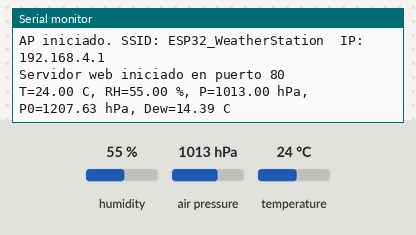
A sketch run on a simulated ESP32. On the bench: the last lines printed to the serial monitor. The test bench sets the inputs (shaded band); at power-on: humidity 55 %, air pressure 1013 hPa, temperature 24 °C.

Above: at 1.3 s.
1.4 s: humidity set to 22 %
At 2.7 s:
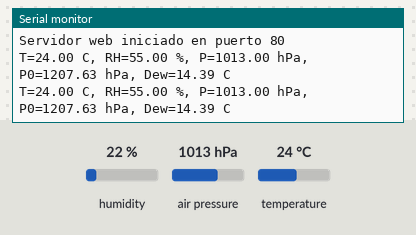
2.9 s: air pressure set to 952 hPa
At 4.3 s:
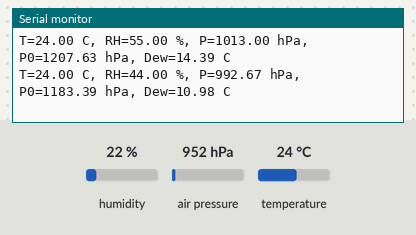
4.4 s: temperature set to 12 °C
5.9 s: air pressure set to 975 hPa
At 7.1 s:
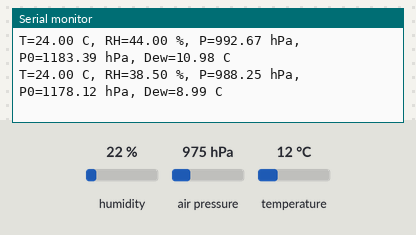
7.4 s: humidity set to 40 %
At 8.8 s:
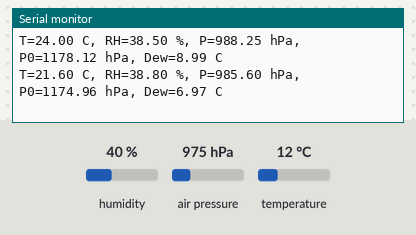
Timing chart, 0 to 9.9 s (numbered marks = the images above; inputs shaded):
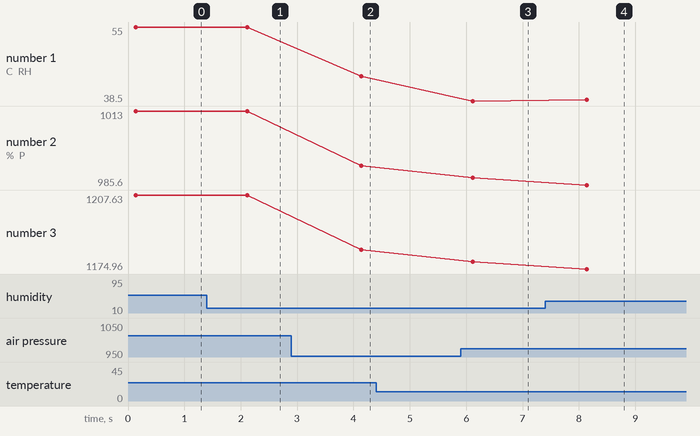

The sketch:

esp32_weather_station.ino
```cpp
/**
 * @file esp32_weather_station.ino
 * @brief Estación meteorológica básica con ESP32 que expone datos vía servidor web local.
 *
 * Este sketch implementa:
 *  - Lectura periódica de sensores ambientales:
 *      * DHT11: Temperatura y Humedad Relativa.
 *      * BMP180/BMP085: Presión atmosférica absoluta (I2C).
 *  - Cálculo de métricas derivadas:
 *      * Media Móvil Simple (SMA) para suavizado (temperatura, humedad y presión).
 *      * Punto de rocío (fórmula de Magnus).
 *      * Presión ajustada a nivel del mar (corrección barométrica).
 *  - Servidor HTTP (modo Access Point autónomo) con:
 *      * Página HTML (dashboard ligero con actualización cada 2 s).
 *      * Endpoint JSON: /data
 *  - Registro por puerto serie de las lecturas filtradas.
 *
 * ---------------------------------------------------------------------------
 * HARDWARE
 * ---------------------------------------------------------------------------
 *  - MCU: ESP32 (cualquier módulo con soporte WiFi).
 *  - Sensor DHT11:
 *       * DATA -> GPIO4 (definido por DHTPIN)
 *       * Alimentación 3V3 y resistencia pull-up típica (4.7K–10K) a DATA.
 *  - Sensor BMP180 / BMP085 (I2C):
 *       * SDA -> GPIO21
 *       * SCL -> GPIO22
 *       * Alimentación 3V3 (ver datasheet para VIN según módulo).
 *
 * ---------------------------------------------------------------------------
 * CONFIGURACIÓN CLAVE
 * ---------------------------------------------------------------------------
 *  ALTITUDE_METERS: Altitud del sitio de instalación (m) para corregir presión a nivel del mar.
 *  SAMPLE_INTERVAL: Periodo entre adquisiciones (ms).
 *  SMA_SIZE: Tamaño de ventana de la media móvil (suavizado).
 *  I2C_SDA / I2C_SCL: Pines usados para bus I2C.
 *  AP_SSID: Nombre de la red WiFi creada en modo Access Point.
 *
 * ---------------------------------------------------------------------------
 * FLUJO PRINCIPAL
 * ---------------------------------------------------------------------------
 *  setup():
 *    - Inicializa Serial, I2C, sensores y buffers SMA.
 *    - Inicia modo AP (sin contraseña por simplicidad).
 *    - Construye y registra handlers HTTP para:
 *        * "/"     -> Página HTML (dashboard).
 *        * "/data" -> JSON con últimas métricas calculadas.
 *
 *  loop():
 *    - Cada SAMPLE_INTERVAL ms:
 *        * Lee sensores (con manejo de fallos del DHT).
 *        * Convierte presión de Pa a hPa.
 *        * Actualiza buffers circulares y recalcula medias (SMA).
 *        * Calcula punto de rocío y presión a nivel del mar.
 *        * Emite resumen por Serial (lecturas suavizadas).
 *    - Atiende peticiones HTTP (server.handleClient()).
 *
 * ---------------------------------------------------------------------------
 * ENDPOINT /data (JSON)
 * ---------------------------------------------------------------------------
 *  {
 *    "temperature": <float °C SMA>,
 *    "humidity":    <float % SMA>,
 *    "pressure":    <float hPa SMA>,
 *    "pressure_sea":<float hPa corregida a nivel del mar>,
 *    "dew_point":   <float °C>,
 *    "uptime":      <segundos desde arranque>
 *  }
 *
 * ---------------------------------------------------------------------------
 * CÁLCULOS
 * ---------------------------------------------------------------------------
 *  Media Móvil Simple (SMA):
 *     sma = (Σ lectura_i) / N
 *
 *  Punto de rocío (Magnus-Tetens):
 *     γ = (a*T)/(b+T) + ln(RH/100)
 *     Td = (b*γ)/(a-γ)
 *     (a=17.27, b=237.7)
 *
 *  Presión a nivel del mar (aprox barométrica estándar):
 *     P0 = P / (1 - (altitud / 44330))^5.255
 *
 * ---------------------------------------------------------------------------
 * MANEJO DE ERRORES / LIMITACIONES
 * ---------------------------------------------------------------------------
 *  - Si el DHT11 falla (NaN), se conserva el histórico previo (no se modifica el buffer).
 *  - Se invoca bmp.begin() en setup; en cada ciclo se vuelve a intentar si no hay lectura,
 *    aunque podría optimizarse evitando reinicializaciones repetidas.
 *  - No hay control de saturación ni validación de rangos físicos extremos.
 *  - AP sin password: para entorno real, agregar seguridad (WPA2).
 *
 * ---------------------------------------------------------------------------
 * POSIBLES MEJORAS
 * ---------------------------------------------------------------------------
 *  - Sustituir DHT11 por DHT22/SHT31 (mayor precisión).
 *  - Persistencia de configuraciones (SPIFFS/LittleFS/NVS).
 *  - Agregar autenticación básica para endpoints.
 *  - Soporte STA + AP concurrente (modo dual).
 *  - Compresión o minimización de la página web.
 *  - Migrar a AsyncWebServer para mayor eficiencia.
 *  - Promedios exponenciales (EMA) o filtros Kalman para suavizado avanzado.
 *  - Inclusión de timestamp NTP y envío a un broker MQTT.
 *  - Captive portal para configurar altitud y SSID.
 *
 * ---------------------------------------------------------------------------
 * USO RÁPIDO
 * ---------------------------------------------------------------------------
 *  1. Ajustar ALTITUDE_METERS según localización.
 *  2. Cargar sketch en el ESP32.
 *  3. Conectar a la red WiFi "ESP32_WeatherStation".
 *  4. Abrir en navegador la IP mostrada en Serial (típicamente 192.168.4.1).
 *
 * ---------------------------------------------------------------------------
 * NOTAS
 * ---------------------------------------------------------------------------
 *  - El dashboard se actualiza cada 2 s vía fetch().
 *  - El uptime se muestra en formato d HH:MM:SS si aplica.
 *  - Las primeras lecturas (antes de llenar la ventana SMA) usan menos muestras.
 *
 * ---------------------------------------------------------------------------
 * LICENCIA / USO
 * ---------------------------------------------------------------------------
 *  - Ejemplo educativo. Adaptar según necesidad del proyecto.
 *
 * ---------------------------------------------------------------------------
 * AUTORÍA / MANTENIMIENTO
 * ---------------------------------------------------------------------------
 *  - Crear un CHANGELOG y versión semántica si se amplía el proyecto.
 */
/*
  esp32_weather_station.ino
  Sketch para ESP32 que lee un sensor BMP180 (I2C) y sirve un dashboard web.
  Requisitos de librería (Arduino IDE Library Manager):
   - Adafruit BMP180 Library
   - Adafruit Unified Sensor

  Conexiones (I2C): SDA -> GPIO21, SCL -> GPIO22
*/
/*No poner atención a los errores de los #include en VS Code, son falsos positivos.
  Asegurarse de tener instaladas las librerías necesarias en Arduino IDE.*/
#include <WiFi.h>
#include <WebServer.h>
#include <Wire.h>
#include <Adafruit_BMP085.h>
#include "DHT.h"

// --------- CONFIGURACIÓN ----------

// Altitud del sensor en metros (para corrección a nivel del mar)
const float ALTITUDE_METERS = 1458; // ajustar según ubicación

// Intervalo de muestreo en ms
const unsigned long SAMPLE_INTERVAL = 2000;

// Tamaño media móvil (Muestras a tomar para hacer la media)
const int SMA_SIZE = 6;

// I2C pins (ESP32 típicos)
const int I2C_SDA = 21;
const int I2C_SCL = 22;

// --------- VARIABLES GLOBALES ----------
Adafruit_BMP085 bmp; // I2C (BMP180/BMP085 compatible)
// DHT configuration
#define DHTPIN 4      // Pin digital donde se conecta la línea de datos del DHT11
#define DHTTYPE DHT11
DHT dht(DHTPIN, DHTTYPE);
WebServer server(80);

unsigned long lastSample = 0;

/* buffers para SMA, son necesarios para calcular la media móvil
 estos buffers almacenan las últimas lecturas para calcular la media*/
float tempBuf[SMA_SIZE];
float humBuf[SMA_SIZE];
float presBuf[SMA_SIZE];
int bufIndex = 0;
int bufCount = 0;

// Variables para almacenar la media móvil
float smaTemp = 0, smaHum = 0, smaPres = 0;

String htmlPage = ""; // contenido de la página web (servido dinámicamente)

// ---------- FUNCIONES AUXILIARES ----------
// Esta función calcula la media móvil simple (SMA) con la expresión matemática
float computeSMA(float *buf, int count) {
  float s = 0.0;
  for (int i = 0; i < count; ++i) s += buf[i];
  return s / (float)count;
}

// Punto de rocío (Magnus) calculada con la expresión matemática
float dewPoint(float T, float RH) {
  // T en °C, RH en %
  const float a = 17.27;
  const float b = 237.7; // °C
  float gamma = (a * T) / (b + T) + log(RH / 100.0);
  float Td = (b * gamma) / (a - gamma);
  return Td;
}

// Presión al nivel del mar (approx) calculada con la expresión matemática
float pressureSeaLevel(float P, float altitude) {
  // P en hPa, altitude en metros
  return P / pow(1 - (altitude / 44330.0), 5.255);
}

// Construye página HTML simple con fetch para /data (data siendo el JSON como bate de datos)
//buildHTML sirve para generar el contenido HTML de la página web
String buildHTML() {
  String s = R"rawliteral(
<!DOCTYPE html>
<html>
<head>
  <meta charset="utf-8">
  <meta name="viewport" content="width=device-width, initial-scale=1">
  <title>Estación Meteorológica (ESP32)</title>
  <style>
    body{font-family: Arial, Helvetica, sans-serif; margin:20px}
    .card{border:1px solid #ddd;padding:12px;border-radius:8px;margin-bottom:10px}
    h1{font-size:1.4em}
    .val{font-size:1.6em;font-weight:700}
  </style>
</head>
<body>
  <h1>Estación Meteorológica - ESP32</h1>
  <div class="card">IP: <span id="ip">-</span></div>
  <div class="card">Temperatura: <span class="val" id="temp">-- °C</span></div>
  <div class="card">Humedad: <span class="val" id="hum">-- %</span></div>
  <div class="card">Presión: <span class="val" id="pres">-- hPa</span></div>
  <div class="card">Presión (nivel mar): <span class="val" id="pres0">-- hPa</span></div>
  <div class="card">Punto de rocío: <span class="val" id="dew">-- °C</span></div>
  <div class="card">Tiempo encendido: <span id="uptime">-</span></div>

<script>
async function update() {
  try {
    const res = await fetch('/data');
    const j = await res.json();
    document.getElementById('temp').textContent = j.temperature.toFixed(2) + ' °C';
    document.getElementById('hum').textContent = j.humidity.toFixed(2) + ' %';
    document.getElementById('pres').textContent = j.pressure.toFixed(2) + ' hPa';
    document.getElementById('pres0').textContent = j.pressure_sea.toFixed(2) + ' hPa';
    document.getElementById('dew').textContent = j.dew_point.toFixed(2) + ' °C';
    // Mostrar tiempo de encendido en formato legible
    function formatUptime(s) {
      s = Math.floor(s);
      var days = Math.floor(s / 86400);
      s = s % 86400;
      var hours = Math.floor(s / 3600);
      s = s % 3600;
      var mins = Math.floor(s / 60);
      var secs = s % 60;
      var parts = [];
      if (days > 0) parts.push(days + 'd');
      parts.push((hours<10? '0'+hours: hours) + ':' + (mins<10? '0'+mins: mins) + ':' + (secs<10? '0'+secs: secs));
      return parts.join(' ');
    }
    if (j.uptime !== undefined) {
      document.getElementById('uptime').textContent = formatUptime(j.uptime);
    } else {
      document.getElementById('uptime').textContent = '-';
    }
    document.getElementById('ip').textContent = window.location.host;
  } catch (e) {
    console.log('update error: ', e);
  }
}
setInterval(update, 2000);
update();
</script>
</body>
</html>
)rawliteral";
  return s;
}

// Endpoint /data (Base de datos)
void handleData() {
  // Prepara JSON
  String payload = "{";
  payload += "\"temperature\":" + String(smaTemp, 2) + ",";
  payload += "\"humidity\":" + String(smaHum, 2) + ",";
  payload += "\"pressure\":" + String(smaPres, 2) + ",";
  float psea = pressureSeaLevel(smaPres, ALTITUDE_METERS);
  payload += "\"pressure_sea\":" + String(psea, 2) + ",";
  float dew = dewPoint(smaTemp, smaHum);
  payload += "\"dew_point\":" + String(dew, 2) + ",";
  // Enviar uptime en segundos (tiempo desde arranque)
  payload += "\"uptime\":" + String((long)(millis() / 1000));
  payload += "}";
  server.send(200, "application/json", payload);
}

void handleRoot() {
  server.send(200, "text/html", htmlPage);
}

void setup() {
  Serial.begin(115200);
  delay(100);
  Serial.println("Iniciando estación meteorológica...");

  Wire.begin(I2C_SDA, I2C_SCL);

  if (!bmp.begin()) {
    Serial.println("Error: BMP180/BMP085 no detectado en I2C. Revisa conexiones.");
  } else {
    Serial.println("BMP sensor detectado (I2C)");
  }

  dht.begin();

  // Inicializar buffers
  for (int i = 0; i < SMA_SIZE; ++i) { tempBuf[i] = 0; humBuf[i] = 0; presBuf[i] = 0; }

  // Iniciar punto de acceso (AP) para acceso local
  const char* AP_SSID = "ESP32_WeatherStation";
  Serial.print("Iniciando punto de acceso (AP): "); Serial.println(AP_SSID);
  WiFi.mode(WIFI_AP);
  WiFi.softAP(AP_SSID);
  IPAddress apIP = WiFi.softAPIP();
  Serial.print("AP iniciado. SSID: "); Serial.print(AP_SSID);
  Serial.print("  IP: "); Serial.println(apIP);

  // Web server
  htmlPage = buildHTML();
  server.on("/", handleRoot);
  server.on("/data", handleData);
  server.begin();
  Serial.println("Servidor web iniciado en puerto 80");

  lastSample = millis() - SAMPLE_INTERVAL; // forzar lectura inmediata
}

void loop() {
  unsigned long now = millis();
  if (now - lastSample >= SAMPLE_INTERVAL) {
    lastSample = now;
    // Leer sensores: DHT11 para T y RH, BMP180 para presión
    float T = dht.readTemperature();     // °C
    float H = dht.readHumidity();        // %
    // DHT read may fail -> check
    if (isnan(T) || isnan(H)) {
      Serial.println("Warning: lectura DHT11 fallida, manteniendo valores previos si existen.");
      // mantiene valores SMA previos (buffers sin cambios)
    }

    // BMP180 presión (devuelve Pa en la librería de Adafruit), convertir a hPa
    float P = 0.0;
    if (bmp.begin()) {
      // readPressure() puede devolver Pa
      P = bmp.readPressure() / 100.0;
    } else {
      Serial.println("Warning: BMP no disponible, P=0");
    }

    // Llenar buffers
    tempBuf[bufIndex] = T;
    humBuf[bufIndex] = H;
    presBuf[bufIndex] = P;
    bufIndex = (bufIndex + 1) % SMA_SIZE;
    if (bufCount < SMA_SIZE) bufCount++;

    smaTemp = computeSMA(tempBuf, bufCount);
    smaHum = computeSMA(humBuf, bufCount);
    smaPres = computeSMA(presBuf, bufCount);

    float dew = dewPoint(smaTemp, smaHum);
    float psea = pressureSeaLevel(smaPres, ALTITUDE_METERS);

    // Imprimir por Serial
    Serial.printf("T=%.2f C, RH=%.2f %%, P=%.2f hPa, P0=%.2f hPa, Dew=%.2f C\n",
                  smaTemp, smaHum, smaPres, psea, dew);
  }

  server.handleClient();
}
```

Measured:
- after the input at 2.9 s, the serial monitor: prints a new line after 1.2 s (image 2)
- after the input at 5.9 s, the serial monitor: prints a new line after 0.22 s (image 3)
- after the input at 7.4 s, the serial monitor: prints a new line after 0.74 s (image 4)
- plotted number 1: 38.5 → 38.8 after the input at 7.4 s
- plotted number 2: 1013 → 992.67 after the input at 2.9 s, 992.67 → 988.25 after the input at 5.9 s
- plotted number 3: 1207.63 → 1183.39 after the input at 2.9 s, 1183.39 → 1178.12 after the input at 5.9 s
